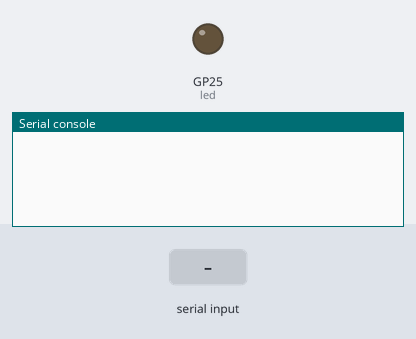
Simulated run of this program. Board: Raspberry Pi Pico running MicroPython. Shown: output pins drawn as LEDs (lit = HIGH), the last lines printed to the serial console. The test bench sets the inputs (shaded band).

Above: at 5.0 s.
5.1 s: "radio_rx" received over the second serial link
At 8.2 s:
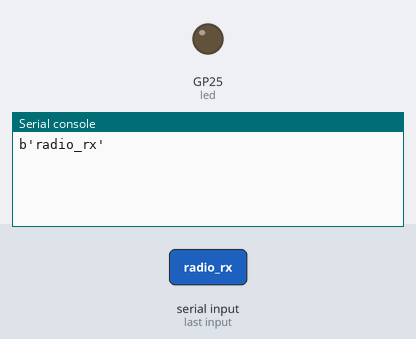
8.3 s: "1" received over the second serial link
At 11.5 s:
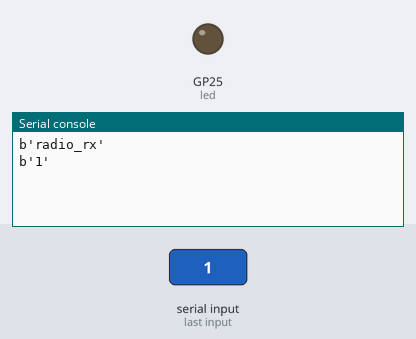

The program:

lora_reception.py
```python
from machine import Pin, I2C, UART
import time
import utime

def recive():
    utime.sleep(1)
    for i in range(5):
        buf = uart.read(100)
        utime.sleep(1)
        if buf != None:
            print(buf)
            return buf
    return

led = machine.Pin(25, machine.Pin.OUT)

# UARTの初期化です。
# UARTの番号とボーレートを指定します。
#uart = UART(0, 9600)
uart = UART(0, 115200)

# init関数はエラーになるので使用できません。
#uart.init(115200,bits=8, parity=None, stop=1 )

#
# データの送信処理です
# 注意：末尾に「\r」をつけないと、データが送信されません。
#
uart.write("mod factory_reset\r")
recive()
#uart.write("lorawan join abp\r")
#recive()
#uart.write("lorawan get_join_status\r")
#recive()
#uart.write("lorawan set_ch_plan AS923\r") #電波法周波数よりAS923以外使用不可
#recive()
#uart.write("lorawan tx ucnf 15 98ba34fd\r") #送信
#recive()
uart.write("p2p set_freq 923200000\r")
recive()
uart.write("p2p set_pwr 13\r")
recive()
uart.write("p2p set_sf 12\r")
recive()
uart.write("p2p set_bw 125\r")
recive()
uart.write("p2p set_cr 4/5\r")
recive()
while True:
    uart.write("p2p rx 0\r") #受信
    while True:
        rxData = recive()
        if rxData is not None:
            break
        utime.sleep(1)
    if rxData is not None:
        if 'radio_rx' in rxData:
            rxDataList = rxData.split()
            hexData = rxDataList[2].decode('utf-8')
            data = bytes.fromhex(hexData)
            rxString = data.decode('utf-8')
            print(rxString) #受信データ(utf-8)
```

Measured:
- after the input at 5.1 s, the serial console: prints a new line after 2.9 s (image 1)
- after the input at 8.3 s, the serial console: prints a new line after 1.7 s (image 2)
